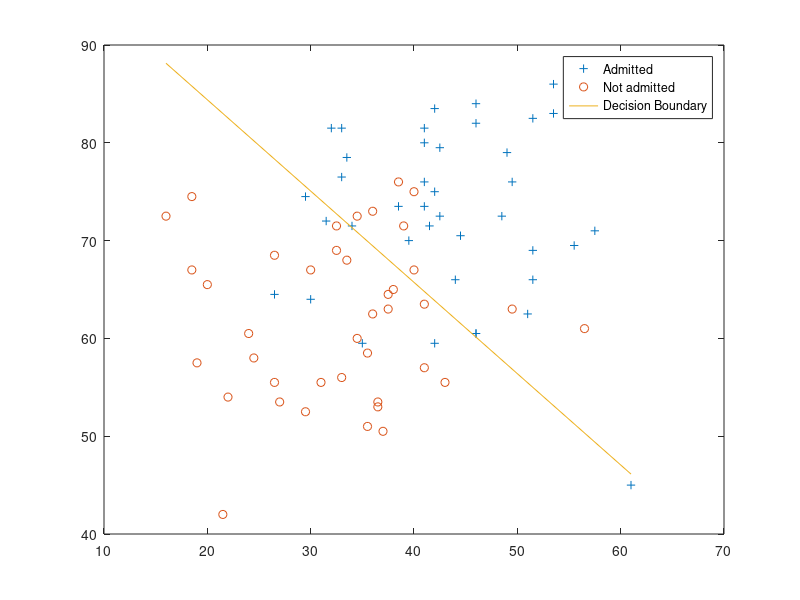
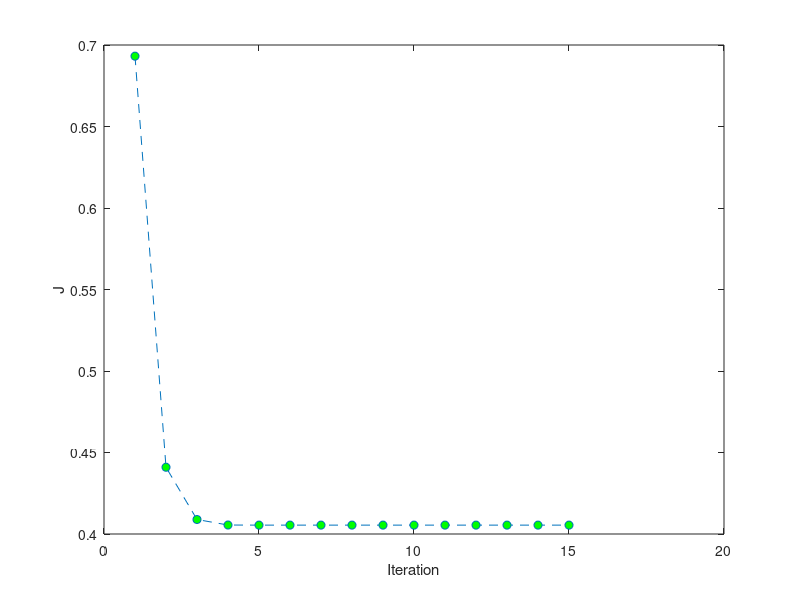

MATLAB code to generate these figures, in order:
clear all;
clc;
load TestScore
load Passed
TS=TestScore;
P=Passed;
[m,n] = size(TestScore);
TS = [ones(m, 1), TS]; 
Pass   = find(P==1);
Reject = find(P==0);
figure(1)
plot(TS(Pass, 2), TS(Pass,3), '+')
hold on
plot(TS(Reject, 2), TS(Reject, 3), 'o')
% ********************************************************
hypothesis = @(z) 1.0 ./ (1.0 + exp(-z));
CostFunction =@(h) (1/m)*sum(-P.*log(h) - (1-P).*log(1-h));
Gradient=@(h) (1/m).*TS' * (h-P);
Hessian=@(h) (1/m).*TS' * diag(h) * diag(1-h) * TS;
theta = zeros(n+1, 1); % starting with the initial value of θ = 0.⃗
Iteration = 15; % Newton’s method often converges in 5-15 iterations.
J = zeros(Iteration, 1); % in start time cost=0.
% **********************************************************
for i = 1:Iteration
    k(i)=i;
    z = TS * theta;
    h=hypothesis(z);
    g =Gradient(h);
    H =Hessian(h);
    J(i) = CostFunction(h);
    theta = theta - inv(H)*g; %update theta
end
% **********************************************************
X_value = [min(TS(:,2)),max(TS(:,2))];
Y_value = (-1./theta(3)).*(theta(2).*X_value +theta(1));
plot(X_value,Y_value); %Plotting the decision boundary
legend('Admitted', 'Not admitted', 'Decision Boundary')
% ************************************************
figure(2)
plot(k,J','o--','MarkerFaceColor','g');
xlabel('Iteration'); ylabel('J');
i=0;
while(1)
    i=i+1;
    if J(i)-J(i+1) < 0.001
        OptimomIttiration=k(i)
    break;
    end
end
% ****************************************************
% ************************************************
score1=input('first exam score = ');
score2=input('second exam score = ');
message=['probability that a student with a score of ',num2str(score1),' on Exam 1 and a score of ',num2str(score2),'on Exam 2 will not be admitted' ];
disp(message)
probability = 1 - hypothesis([1, score1, score2]*theta)